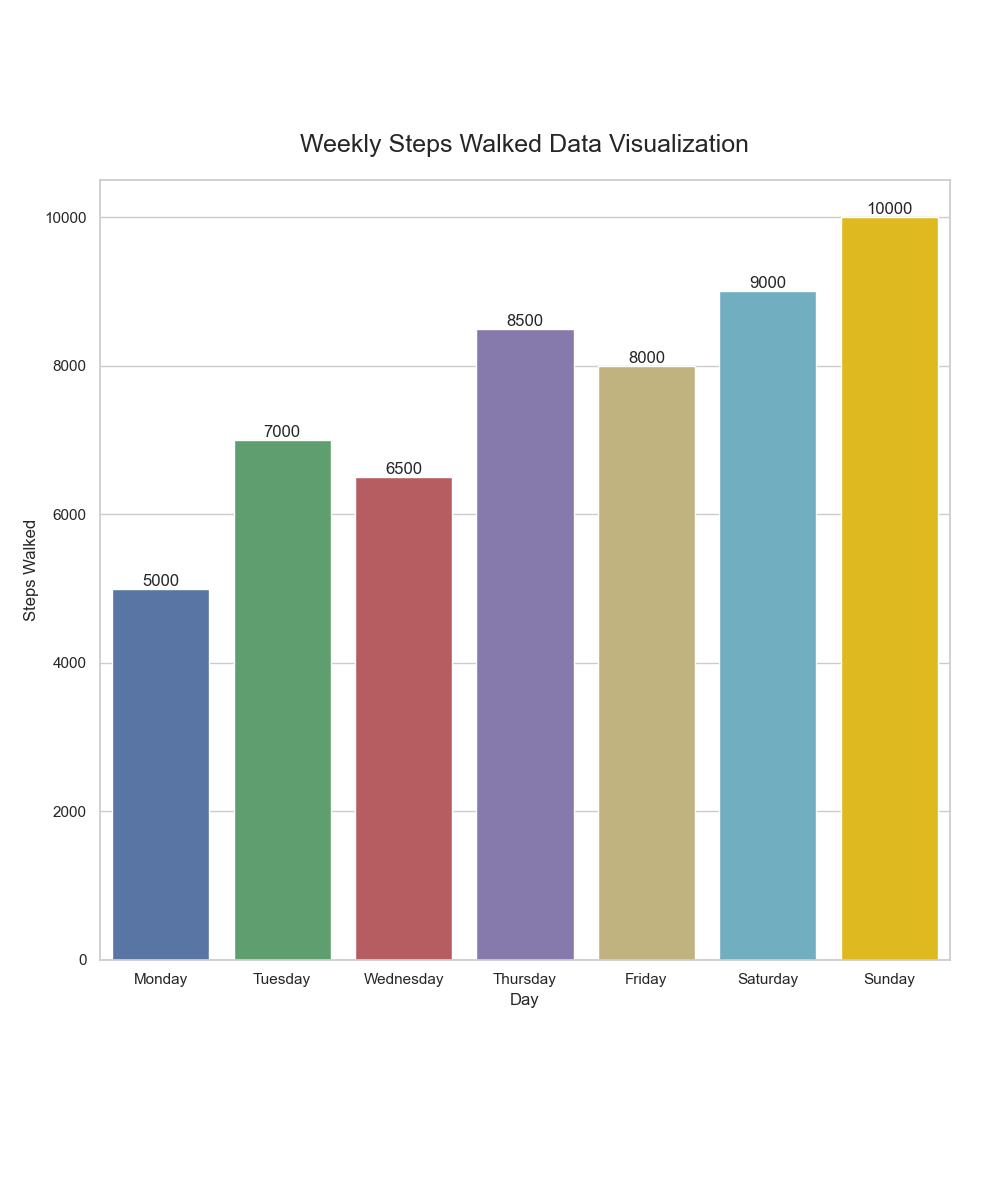

Write Python code to recreate this figure.

import seaborn as sns
import pandas as pd
import matplotlib.pyplot as plt

data = {
    'Day': ['Monday', 'Tuesday', 'Wednesday', 'Thursday', 'Friday', 'Saturday', 'Sunday'],
    'Steps Walked': [5000, 7000, 6500, 8500, 8000, 9000, 10000]
}

df = pd.DataFrame(data)

sns.set_theme(style="whitegrid")

palette = ['#4c72b0', '#55a868', '#c44e52', '#8172b3', '#ccb974', '#64b5cd', '#ffcc00']

f, ax = plt.subplots(figsize=(10, 12))

sns.barplot(x="Day", y="Steps Walked", data=df, palette=palette, ci=None)

ax.set_xlabel('Day')
ax.set_ylabel('Steps Walked')
ax.set_title('Weekly Steps Walked Data Visualization', fontsize=18, pad=20)

for p in ax.patches:
    height = p.get_height()
    plt.text(p.get_x() + p.get_width() / 2., height, '{:1.0f}'.format(height), ha='center', va='bottom')

plt.subplots_adjust(left=0.1, right=0.95, top=0.85, bottom=0.2)

plt.show()
